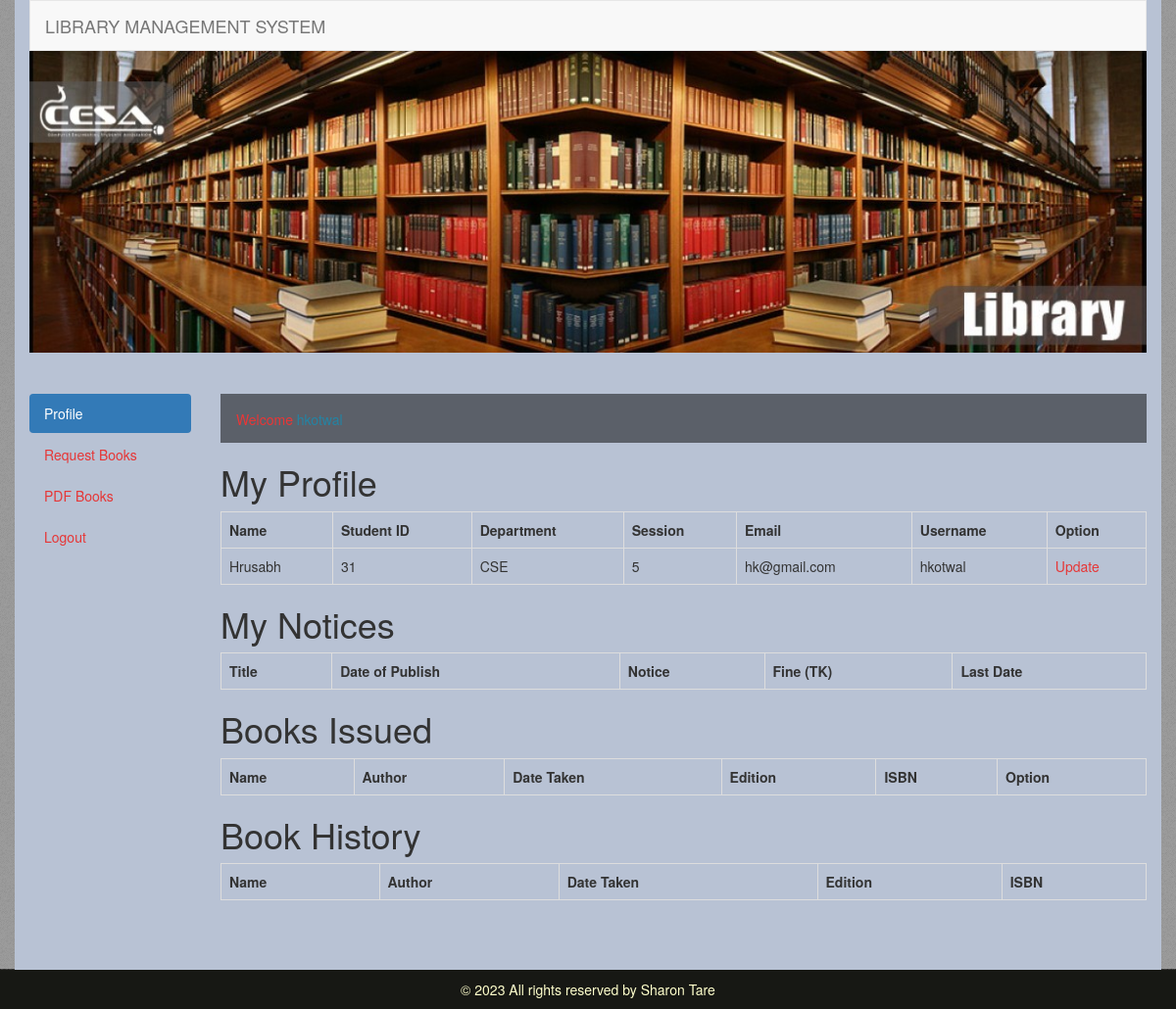
The app's page /profile.php (signed in) with its own data.
### tables this page shows
CREATE TABLE `registration` (
  `id` int(11) NOT NULL,
  `name` varchar(50) NOT NULL,
  `st_id` int(11) NOT NULL,
  `dept` varchar(25) NOT NULL,
  `session` int(11) NOT NULL,
  `email` varchar(50) NOT NULL,
  `username` varchar(50) NOT NULL,
  `password` varchar(50) NOT NULL,
  `user_role` int(11) NOT NULL DEFAULT '2'
);

### profile.php (the view, shortened to what this page needs)
<?php include('adminheader.php');?>
    <div class="row">
      <?php include ('stmenu.php');?>
      <div class="col-md-10">
      <p class="welcome">Welcome <span style="color:#2484A4;"> <?php echo $_SESSION['username'];    ?>  </span></p>
        <?php $username=$_SESSION['username'];   ?>
         <h1>My Profile</h1>
            <table cellpadding="2" cellspacing="2" border="2" class="table table-bordered">
              <tr>
                <th>Name</th>
                <th>Student ID</th>
                <th>Department</th>
                <th>Session</th>
                <th>Email</th>
                <th>Username</th>
                <th>Option</th>
              </tr>
              <?php
               require 'newcon.php';
                $data = mysqli_query($link,"Select * from registration where username = '$username'");
               while($row = mysqli_fetch_array($data)) {?>
              <tr>
                <?php $id = $row['id']; ?>
                <td><?php echo  $row['name'];?></td>
                <td><?PHP echo  $row['st_id']; ?></td>
                <td><?php echo  $row['dept'];?></td>
                <td><?PHP echo  $row['session']; ?></td>
                <td><?PHP echo  $row['email']; ?></td>
                <td><?PHP echo  $row['username'];?></td>
                <td>
                 <a href="updatetest.php?id=<?php echo $id; ?>">Update</a>
                </td>
              </tr>
              <?php } ?>
</table>
<h1>My Notices</h1>
   <table cellpadding="2" cellspacing="2" border="2" class="table table-bordered">
              <tr>
                <th>Title</th>
                <th>Date of Publish</th>
                <th>Notice</th>
                <th>Fine (TK)</th>
                <th>Last Date</th>
              </tr>
        </table>
<h1>Books Issued</h1>
   <table cellpadding="2" cellspacing="2" border="2" class="table table-bordered">
              <tr>
                <th>Name</th>
                <th>Author</th>
                <th>Date Taken</th>
                <th>Edition</th>
                <th>ISBN</th>
				<th>Option</th>
              </tr>
        </table>
		<h1>Book History</h1>
   <table cellpadding="2" cellspacing="2" border="2" class="table table-bordered">
              <tr>
                <th>Name</th>
                <th>Author</th>
                <th>Date Taken</th>
                <th>Edition</th>
                <th>ISBN</th>
              </tr>
        </table>
      </div>
    </div>
  </div>
 <?php include('footer.php');?>

### css/mystyle.css (style rules this page uses)
a { text-decoration:none; color:#e63636; }
body { background:url(../images/body-bg.png); }
.welcome { height: 50px; background:rgba(0,0,0,0.50);padding: 16px;color: #EA3636; }

### records on screen
registration: name "Hrusabh", st "31", dept "CSE", session "5", email "hk@gmail.com", username "hkotwal"
